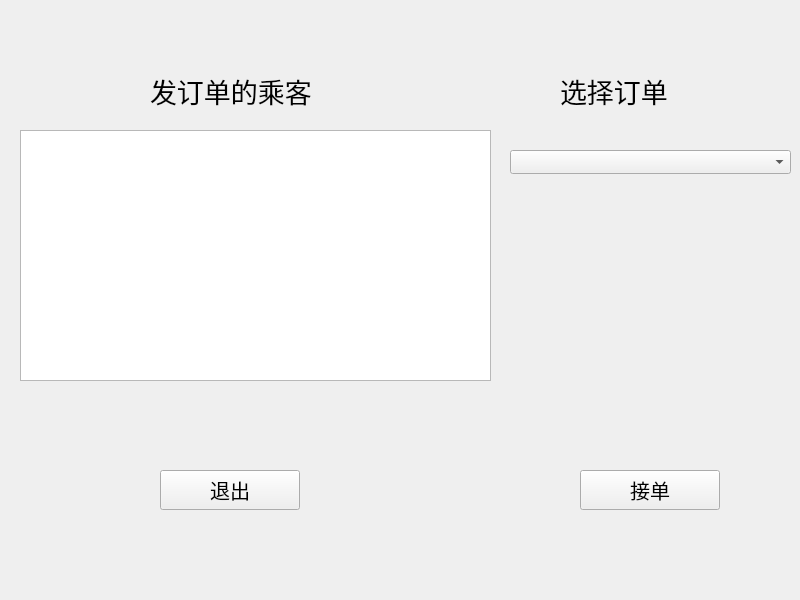
<?xml version="1.0" encoding="UTF-8"?>
<ui version="4.0">
 <class>TaxiView</class>
 <widget class="QWidget" name="TaxiView">
  <property name="geometry">
   <rect>
    <x>0</x>
    <y>0</y>
    <width>800</width>
    <height>600</height>
   </rect>
  </property>
  <property name="windowTitle">
   <string>Form</string>
  </property>
  <widget class="QPushButton" name="pushButton">
   <property name="geometry">
    <rect>
     <x>160</x>
     <y>470</y>
     <width>140</width>
     <height>40</height>
    </rect>
   </property>
   <property name="font">
    <font>
     <pointsize>15</pointsize>
    </font>
   </property>
   <property name="text">
    <string>退出</string>
   </property>
  </widget>
  <widget class="QPushButton" name="pushButton_2">
   <property name="geometry">
    <rect>
     <x>580</x>
     <y>470</y>
     <width>140</width>
     <height>40</height>
    </rect>
   </property>
   <property name="font">
    <font>
     <pointsize>15</pointsize>
    </font>
   </property>
   <property name="text">
    <string>接单</string>
   </property>
  </widget>
  <widget class="QTableView" name="passengerTable">
   <property name="geometry">
    <rect>
     <x>20</x>
     <y>130</y>
     <width>471</width>
     <height>251</height>
    </rect>
   </property>
  </widget>
  <widget class="QComboBox" name="choicePassenger">
   <property name="geometry">
    <rect>
     <x>510</x>
     <y>150</y>
     <width>281</width>
     <height>24</height>
    </rect>
   </property>
  </widget>
  <widget class="QLabel" name="label">
   <property name="geometry">
    <rect>
     <x>150</x>
     <y>65</y>
     <width>171</width>
     <height>51</height>
    </rect>
   </property>
   <property name="font">
    <font>
     <pointsize>20</pointsize>
    </font>
   </property>
   <property name="text">
    <string>发订单的乘客</string>
   </property>
  </widget>
  <widget class="QLabel" name="label_2">
   <property name="geometry">
    <rect>
     <x>560</x>
     <y>70</y>
     <width>121</width>
     <height>41</height>
    </rect>
   </property>
   <property name="font">
    <font>
     <pointsize>20</pointsize>
    </font>
   </property>
   <property name="text">
    <string>选择订单</string>
   </property>
  </widget>
 </widget>
 <resources/>
 <connections/>
</ui>
